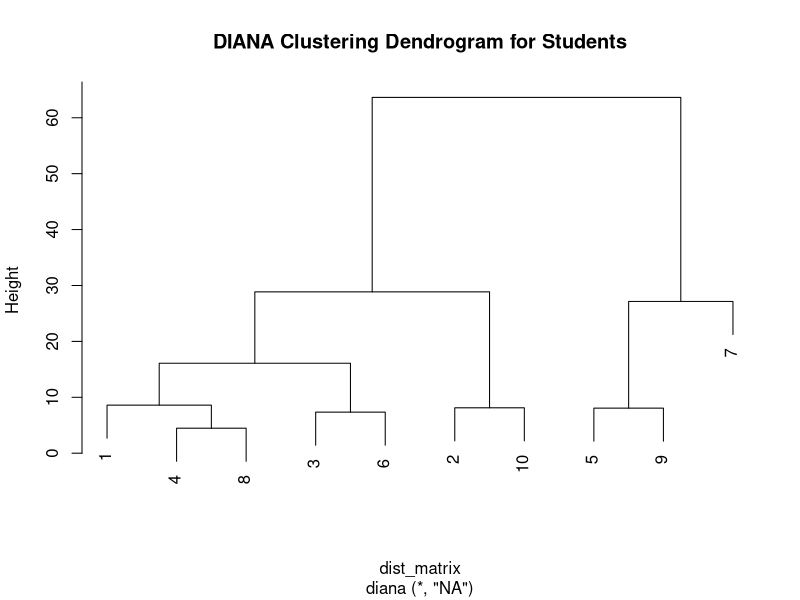

Source code (R):
#install.packages("cluster")
library(cluster)

# 创建学生的学习数据集
students_data <- data.frame(
  exam_scores = c(85, 78, 90, 88, 76, 95, 60, 92, 74, 82),
  assignment_quality = c(90, 85, 93, 88, 76, 95, 60, 90, 70, 80),
  class_participation = c(80, 70, 95, 85, 65, 90, 50, 85, 60, 75)
)

# 打印数据集
print(students_data)

# 计算欧几里得距离矩阵
dist_matrix <- dist(students_data, method = "euclidean")
print(dist_matrix)

# 进行DIANA聚类
diana_result <- diana(dist_matrix)

# 查看聚类结果的结构
print(diana_result)

# 绘制树状图
#plot(diana_result, main = "DIANA Clustering Dendrogram for Students")
# 绘制仅树状图
plot(as.hclust(diana_result), main = "DIANA Clustering Dendrogram for Students")

# 打印每个簇的成员
print(cutree(as.hclust(diana_result), k = 2))  # 分成两类

